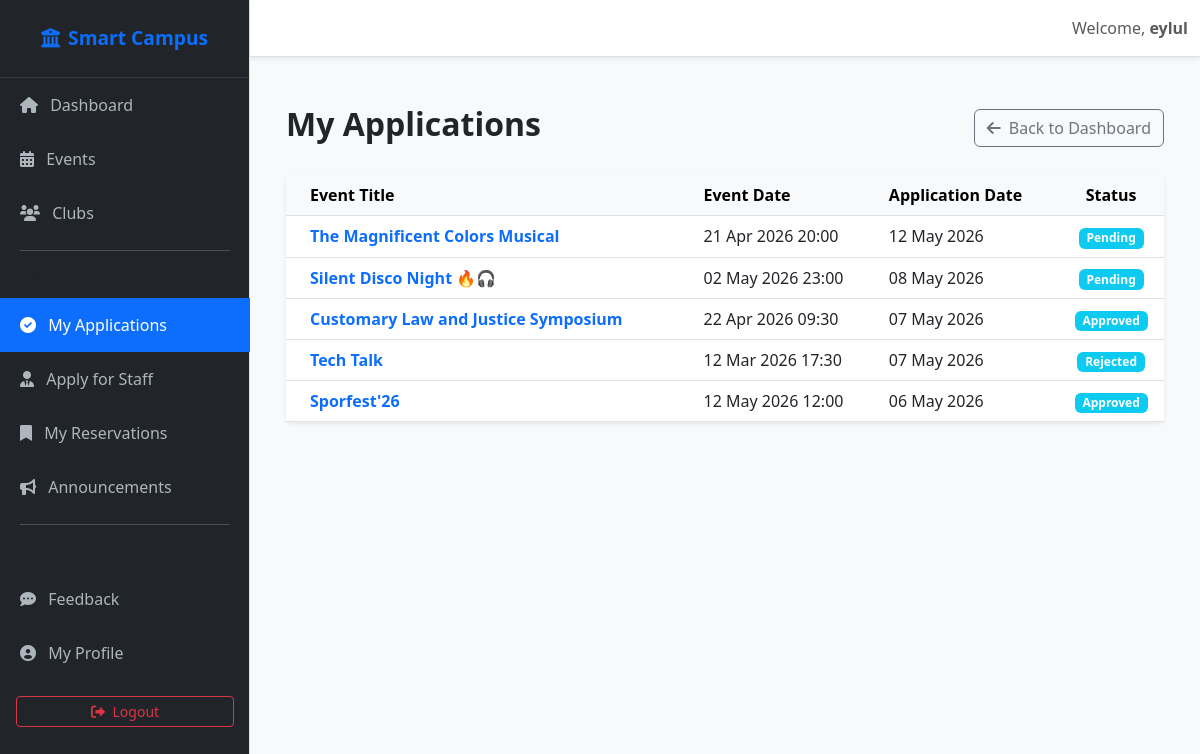
The page /my-applications/ (signed in) on the database its author committed.
### accounts/models.py (models this page shows, shortened)
class User(AbstractUser):
    ROLE_CHOICES = (
        ('student', 'Student'),
        ('staff', 'Staff'),
        ('admin', 'Admin'),
)
    role = models.CharField(max_length=10, choices=ROLE_CHOICES, default='student')
    phone_number = models.CharField(max_length=15, blank=True, null=True)

### core/models.py (models this page shows, shortened)
class Application(models.Model):
    student = models.ForeignKey(settings.AUTH_USER_MODEL, on_delete=models.CASCADE)
    event = models.ForeignKey(Event, on_delete=models.CASCADE)
    applied_at = models.DateTimeField(auto_now_add=True)
    status = models.CharField(max_length=20, default='Pending')

class Event(models.Model):
    STATUS_CHOICES = (
        ('pending', 'Pending'),
        ('approved', 'Approved'),
        ('rejected', 'Rejected'),
    )
    title = models.CharField(max_length=200)
    description = models.TextField()
    date = models.DateTimeField()
    location = models.CharField(max_length=200)
    organizer = models.ForeignKey(Club, on_delete=models.CASCADE, related_name='events')
    capacity = models.PositiveIntegerField(default=50)
    is_free = models.BooleanField(default=True)
    price = models.DecimalField(max_digits=10, decimal_places=2, default=0.00)
    status = models.CharField(max_length=10, choices=STATUS_CHOICES, default='pending')
    image = models.ImageField(upload_to='events/', blank=True, null=True)
    created_at = models.DateTimeField(auto_now_add=True)

### core/views.py (the view)
@login_required
def my_applications(request):
    apps = Application.objects.filter(student=request.user).select_related('event').order_by('-applied_at')
    return render(request, 'core/my_applications.html', {
        'apps': apps
    })

### templates/core/my_applications.html (shortened to what this page needs)
{% extends "base.html" %}
{% block content %}
<div class="container mt-4">
    <div class="d-flex justify-content-between align-items-center mb-4">
        <h2 class="fw-bold text-dark">My Applications</h2>
        <a href="{% url 'student_dashboard' %}" class="btn btn-outline-secondary">
            <i class="fas fa-arrow-left me-2"></i>Back to Dashboard
        </a>
    </div>
    <div class="card shadow-sm border-0">
        <div class="card-body p-0">
            <div class="table-responsive">
                <table class="table table-hover align-middle mb-0">
                    <thead class="table-light">
                        <tr>
                            <th class="ps-4">Event Title</th>
                            <th>Event Date</th>
                            <th>Application Date</th>
                            <th class="text-center">Status</th>
                        </tr>
                    </thead>
                    <tbody>
                        {% for app in apps %}
                        <tr>
                            <td class="ps-4 fw-bold text-primary">
                                {{ app.event.title }}
                            </td>
                            <td>
                                {{ app.event.date|date:"d M Y H:i" }}
                            </td>
                            <td>
                                {{ app.applied_at|date:"d M Y" }}
                            </td>
                            <td class="text-center">
                                {% if app.status %}
                                    <span class="badge bg-info">
                                        {{ app.status|title }}
                                    </span>
                                {% else %}
                                    <span class="badge bg-success">
                                        Applied
                                    </span>
                                {% endif %}
                            </td>
                        </tr>
                        {% endfor %}
                    </tbody>
                </table>
            </div>
        </div>
    </div>
</div>
{% endblock %}

### templates/base.html (shortened to what this page needs)
<!DOCTYPE html>
<html lang="en">
<head>
    <link href="https://cdn.jsdelivr.net/npm/bootstrap@5.3.0/dist/css/bootstrap.min.css" rel="stylesheet">
    <link rel="stylesheet" href="https://cdnjs.cloudflare.com/ajax/libs/font-awesome/6.0.0/css/all.min.css">
</head>
<body class="bg-light">
<div class="d-flex" id="wrapper">
    <div class="border-end" id="sidebar-wrapper">
        <div class="sidebar-heading fw-bold text-center py-4 text-primary">
            <i class="fas fa-university me-2"></i>Smart Campus
        </div>
        <div class="list-group list-group-flush">
            <a class="nav-link-custom {% if request.resolver_match.url_name == 'student_dashboard' %}active{% endif %}" href="{% url 'student_dashboard' %}">
                <i class="fas fa-home me-2"></i> Dashboard
            </a>
            <a class="nav-link-custom {% if request.resolver_match.url_name == 'event_list' %}active{% endif %}" href="{% url 'event_list' %}">
                <i class="fas fa-calendar-alt me-2"></i> Events
            </a>
            <a class="nav-link-custom {% if request.resolver_match.url_name == 'club_list' %}active{% endif %}" href="{% url 'club_list' %}">
                <i class="fas fa-users me-2"></i> Clubs
            </a>
            <div class="sidebar-divider"></div>
            <div class="px-4 py-2 small text-muted text-uppercase">My Records</div>
            <a class="nav-link-custom {% if request.resolver_match.url_name == 'my_applications' %}active{% endif %}" href="{% url 'my_applications' %}">
                <i class="fas fa-check-circle me-2"></i> My Applications
            </a>
            <a class="nav-link-custom {% if request.resolver_match.url_name == 'apply_for_staff' %}active{% endif %}" href="{% url 'apply_for_staff' %}">
                <i class="fas fa-user-tie me-2"></i> Apply for Staff
            </a>
            <a class="nav-link-custom {% if request.resolver_match.url_name == 'my_reservations' %}active{% endif %}" href="{% url 'my_reservations' %}">
                <i class="fas fa-bookmark me-2"></i> My Reservations
            </a>
            <a class="nav-link-custom {% if request.resolver_match.url_name == 'announcements_list' %}active{% endif %}" href="{% url 'announcements_list' %}">
                <i class="fas fa-bullhorn me-2"></i> Announcements
            </a>
            <div class="sidebar-divider"></div>
            <div class="px-4 py-2 small text-muted text-uppercase">Account</div>
            <a class="nav-link-custom {% if request.resolver_match.url_name == 'send_feedback' %}active{% endif %}" href="{% url 'send_feedback' %}">
                <i class="fas fa-comment-dots me-2"></i> Feedback
            </a>
            <a class="nav-link-custom {% if request.resolver_match.url_name == 'my_profile' %}active{% endif %}" href="{% url 'my_profile' %}">
                <i class="fas fa-user-circle me-2"></i> My Profile
            </a>
            <form action="{% url 'logout' %}" method="post" class="px-3 mt-3">
                <button type="submit" class="btn btn-outline-danger btn-sm w-100">
                    <i class="fas fa-sign-out-alt me-1"></i> Logout
                </button>
            </form>
        </div>
    </div>
    <div id="page-content-wrapper">
        <nav class="navbar navbar-expand-lg navbar-light bg-white border-bottom shadow-sm">
            <div class="container-fluid">
                <div class="ms-auto d-flex align-items-center">
                    <span class="navbar-text">
                        Welcome, <strong>{{ user.username }}</strong>
                    </span>
                </div>
            </div>
        </nav>
        <div class="container-fluid p-4">
            {% block content %}{% endblock %}
        </div>
    </div>
</div>
</body>
</html>

### templates/base.html (style rules this page uses)
body { overflow-x: hidden; }
#sidebar-wrapper { min-height: 100vh; width: 250px; margin-left: -250px; transition: margin .25s ease-out; background: #212529; }
#sidebar-wrapper .sidebar-heading { padding: 0.875rem 1.25rem; font-size: 1.2rem; color: white; border-bottom: 1px solid #343a40; }
#sidebar-wrapper .list-group { width: 250px; }
#page-content-wrapper { min-width: 100vw; }
@media (min-width: 768px) { #sidebar-wrapper { margin-left: 0; } }
@media (min-width: 768px) { #page-content-wrapper { min-width: 0; width: 100%; } }
.nav-link-custom { color: #adb5bd; transition: 0.3s; padding: 15px 20px; display: block; text-decoration: none; }
.nav-link-custom.active { background: #0d6efd; color: white; }
.sidebar-divider { border-top: 1px solid #495057; margin: 10px 20px; }

### rows shown on the page
User: username "eylul"
Application: event "The Magnificent Colors Musical", event "21 Apr 2026 20:00", applied_at "12 May 2026", status "Pending"
Application: event "Silent Disco Night 🔥🎧", event "02 May 2026 23:00", applied_at "08 May 2026", status "Pending"
Application: event "Customary Law and Justice Symposium", event "22 Apr 2026 09:30", applied_at "07 May 2026", status "Approved"
Application: event "Tech Talk", event "12 Mar 2026 17:30", applied_at "07 May 2026", status "Rejected"
Application: event "Sporfest'26", event "12 May 2026 12:00", applied_at "06 May 2026", status "Approved"
